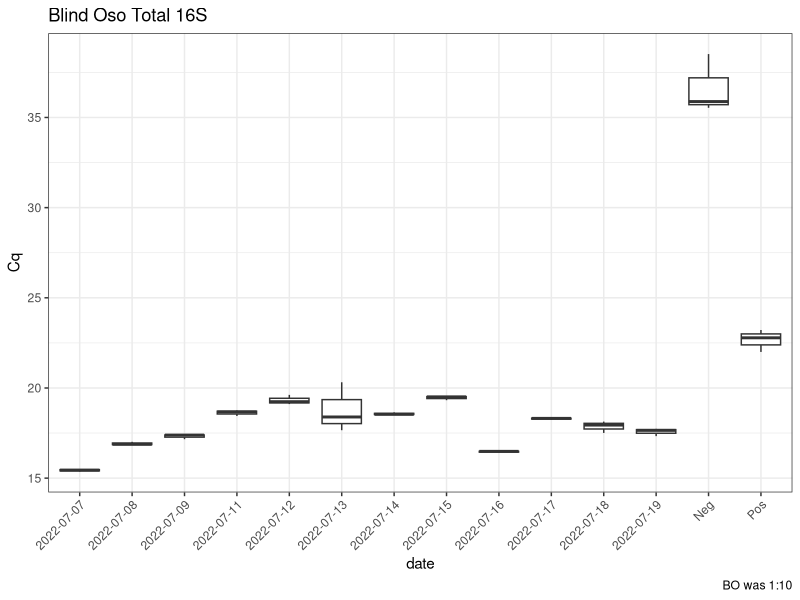
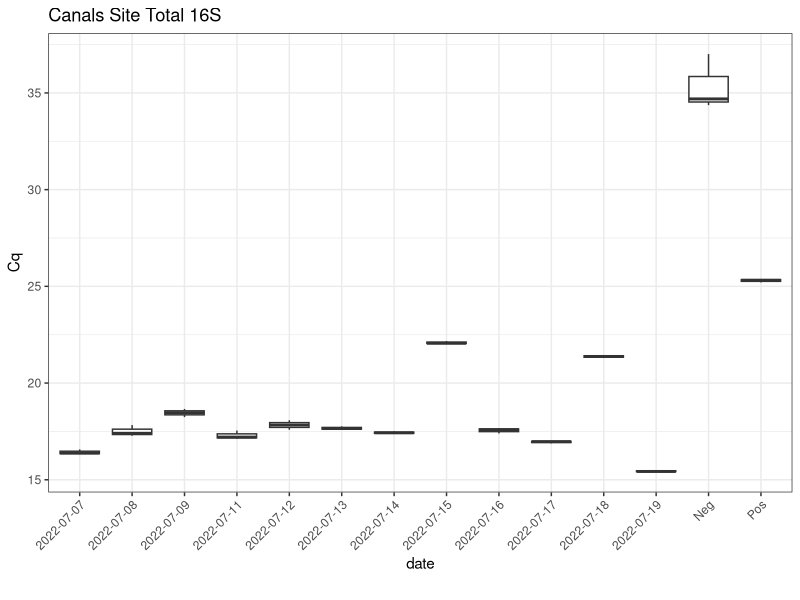
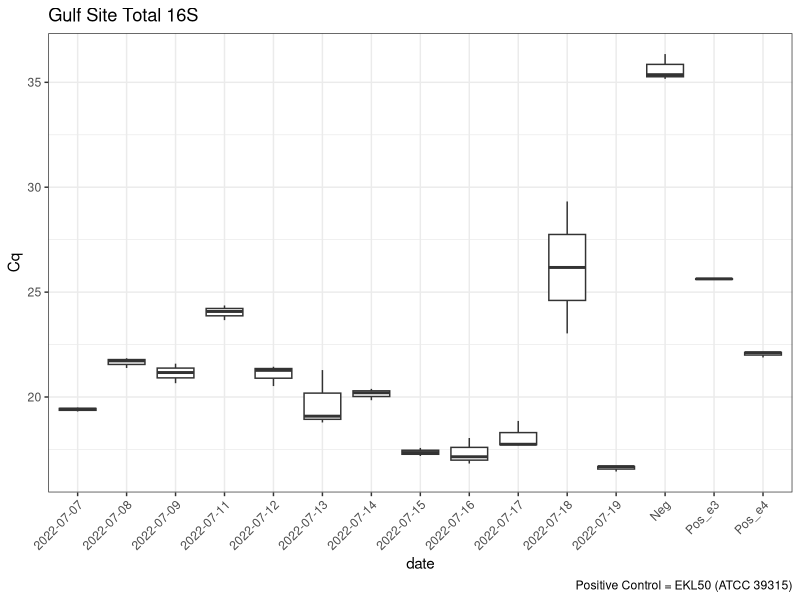
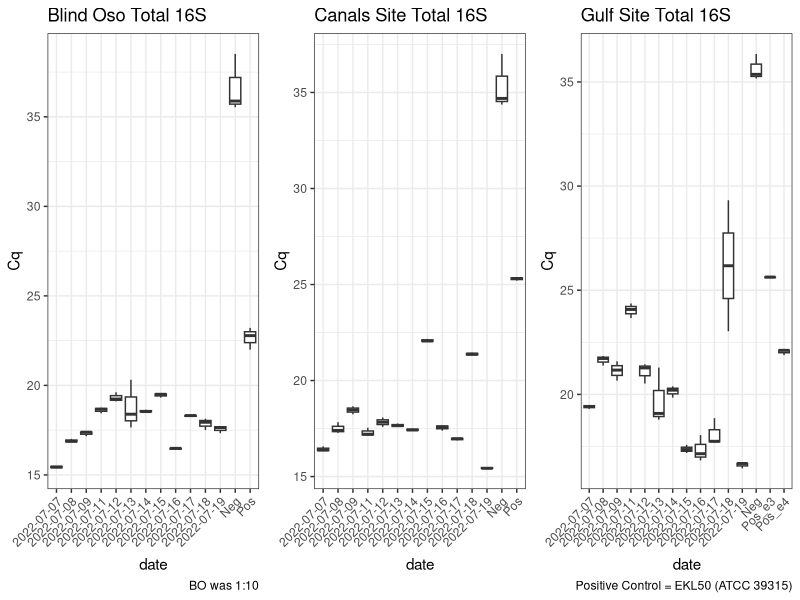

Generate these figures, in order, with R:
## ---- chunk 1
library(here)
library(tidyverse)
library(ggpubr)
## ---- chunk 2
r<- read.csv(here("data", "raw_data", "qpcr", "vai", "rd_vai_daily.csv")) #Gulf
c<- read.csv(here("data", "raw_data", "qpcr", "vai", "c2_vai_daily.csv")) #Canals
b<- read.csv(here("data", "raw_data", "qpcr", "vai", "bo_vai_daily.csv")) #Blind Oso
## ---- chunk 3
r<-
  r %>%
  filter(!Well %in% "I07") %>%
    select(Cq, Sample)

c<- 
  c %>%
  select(Cq, Sample)

b<- 
  b %>%
  select(Cq, Sample)
## ---- chunk 4
#BLINS OSO
b<-
  b %>%
  mutate(day = substr(c$Sample, 2,3),
         date = case_when(day == "7"~"2022-07-07",
                         day ==  "8"~"2022-07-08",
                         day ==  "9"~"2022-07-09",
                         day ==  "11"~"2022-07-11",
                         day == "12"~"2022-07-12",
                         day ==  "13"~"2022-07-13",
                         day ==  "14"~"2022-07-14",
                         day ==  "15"~"2022-07-15",
                         day ==  "16"~"2022-07-16",
                         day == "17"~"2022-07-17",
                         day ==  "18"~"2022-07-18",
                         day == "19"~"2022-07-19",
                         Sample == "Pos" ~ "Pos",
                         day == "TC" ~ "Neg"))
#CANALS
c<-
  c %>%
  mutate(day = substr(c$Sample, 2,3),
         date = case_when(day == "7"~"2022-07-07",
                         day ==  "8"~"2022-07-08",
                         day ==  "9"~"2022-07-09",
                         day ==  "11"~"2022-07-11",
                         day == "12"~"2022-07-12",
                         day ==  "13"~"2022-07-13",
                         day ==  "14"~"2022-07-14",
                         day ==  "15"~"2022-07-15",
                         day ==  "16"~"2022-07-16",
                         day == "17"~"2022-07-17",
                         day ==  "18"~"2022-07-18",
                         day == "19"~"2022-07-19",
                         Sample == "Pos" ~ "Pos",
                         Sample == "NTC" ~ "Neg"))

#GULF
r<-
  r %>%
  mutate(day = substr(r$Sample, 3,4),
         date = case_when(day == "7"~"2022-07-07",
                         day ==  "8"~"2022-07-08",
                         day ==  "9"~"2022-07-09",
                         day ==  "11"~"2022-07-11",
                         day == "12"~"2022-07-12",
                         day ==  "13"~"2022-07-13",
                         day ==  "14"~"2022-07-14",
                         day ==  "15"~"2022-07-15",
                         day ==  "16"~"2022-07-16",
                         day == "17"~"2022-07-17",
                         day ==  "18"~"2022-07-18",
                         day == "19"~"2022-07-19",
                         Sample == "e3" ~ "Pos_e3",
                         Sample == "e4" ~ "Pos_e4",
                         Sample == "NTC" ~ "Neg"))
## ---- chunk 5
fig_b<-
  b %>%
  ggplot() + geom_boxplot(
  aes(x = date,
      y = Cq)) +
  theme_bw() +
  theme(axis.text.x = element_text(angle = 45, hjust = 1)) +
  labs(title = "Blind Oso Total 16S",
       caption = "BO was 1:10")

fig_b
## ---- chunk 6
fig_c<-
  c %>%
  ggplot() + geom_boxplot(
  aes(x = date,
      y = Cq)) +
  theme_bw() +
  theme(axis.text.x = element_text(angle = 45, hjust = 1)) +
  labs(title = "Canals Site Total 16S",
       caption = " ")

fig_c
## ---- chunk 7
fig_r<- 
  r %>%
  ggplot() + geom_boxplot(
  aes(x = date,
      y = Cq)) +
  theme_bw() +
  theme(axis.text.x = element_text(angle = 45, hjust = 1)) +
  labs(title = "Gulf Site Total 16S",
       caption = "Positive Control = EKL50 (ATCC 39315)")

fig_r
## ---- chunk 8
fig_all<-
  ggarrange(fig_b, fig_c, fig_r,
            nrow = 1,
            ncol = 3)

fig_all
